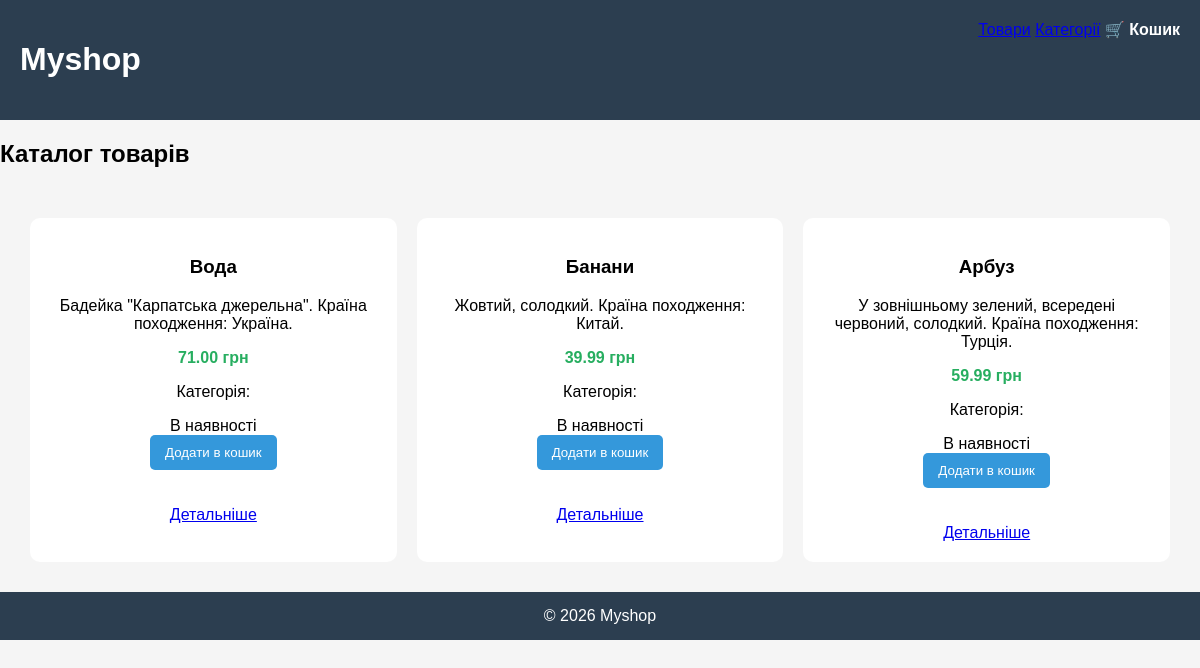
The app's page /, older data.
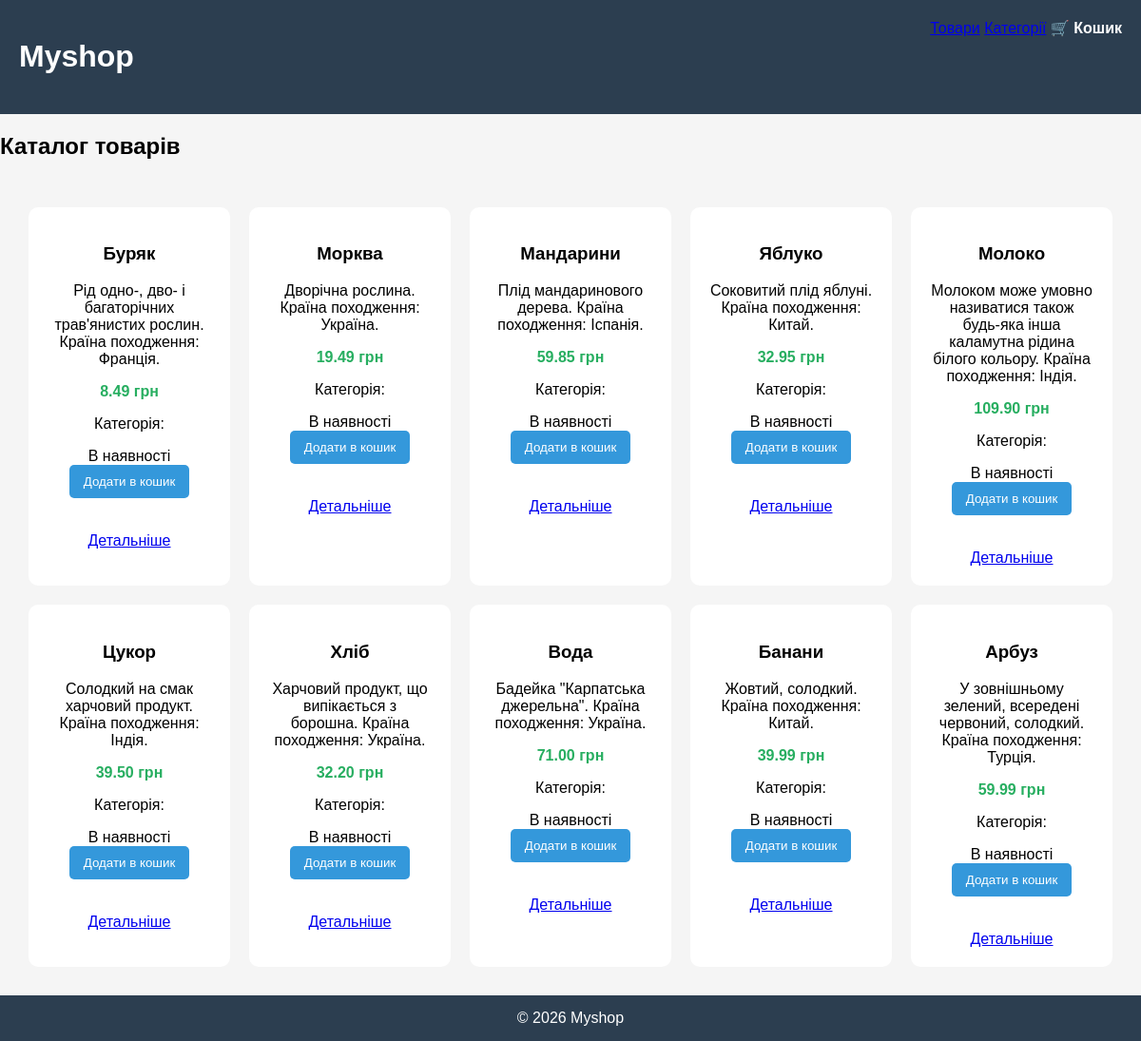
The same page, newer data.
### products/models.py (models this page shows, shortened)
class Product(models.Model):
    name = models.CharField(max_length=200, verbose_name="Назва товару")
    category = models.ForeignKey(
        Category,
        on_delete=models.CASCADE,
        null = True,
        blank = True,
        verbose_name="Категорія"
    )
    description = models.TextField(verbose_name="Опис")
    price = models.DecimalField(max_digits=10, decimal_places=2, verbose_name="Ціна")
    in_stock = models.BooleanField(default=True, verbose_name="В наявності")
    created_at = models.DateTimeField(auto_now_add=True, verbose_name="Дата створення")
    class Meta:
        verbose_name = "Товар"
        verbose_name_plural = "Товари"

### products/views.py (the view)
# urls.py: path('', views.index, name='home'),
def index(request):
    products = Product.objects.all().order_by("-created_at")
    return render(request, "index.html", {
        "products": products
    })

### templates/index.html (shortened to what this page needs)
{% extends "base.html" %}
{% block content %}
<h2>Каталог товарів</h2>
<section class="catalog">
{% for product in products %}
<div class="product">
    <h3>{{ product.name }}</h3>
    <p>{{ product.description }}</p>
    <p class="price">{{ product.price }} грн</p>
    <p>
        Категорія: {{ product.category.name }}
    </p>
    {% if product.in_stock %}
        <span class="in-stock">В наявності</span>
        <form action="{% url 'add_to_cart' product.id %}" method="post">
            <button type="submit">Додати в кошик</button>
        </form>
    {% else %}
        <span class="out-stock">Немає в наявності</span>
    {% endif %}
    <br><br>
    <a href="{% url 'product_detail' product.id %}">
        Детальніше
    </a>
</div>
{% endfor %}
</section>
{% endblock %}

### templates/base.html (shortened to what this page needs)
{% load static %}
<!DOCTYPE html>
<html lang="uk">
<head>
    <link rel="stylesheet" href="{% static 'css/style.css' %}">
</head>
<body>
{% include "header.html" %}
<main>
    {% block content %}
    {% endblock %}
</main>
{% include "footer.html" %}
</body>
</html>

### templates/header.html (shortened to what this page needs)
<header class="header">
<h1>Myshop</h1>
<nav>
<a href="/">Товари</a>
<a href="/categories/">Категорії</a>
<a href="/cart/" class="cart-icon">
    🛒 Кошик
</a>
</nav>
</header>

### templates/footer.html
<footer class="footer">
    © 2026 Myshop
</footer>

### static/css/style.css (style rules this page uses)
body { margin:0; font-family: Arial; background:#f5f5f5; }
.header { background:#2c3e50; color:white; padding:20px; display:flex; justify-content:space-between; }
.catalog { display:grid; grid-template-columns:repeat(auto-fit, minmax(200px,1fr)); gap:20px; padding:30px; }
.product { background:white; padding:20px; border-radius:10px; text-align:center; }
.price { display:block; margin:10px 0; font-weight:bold; color:#27ae60; }
button { padding:10px 15px; background:#3498db; border:none; color:white; border-radius:5px; cursor:pointer; }
.footer { background:#2c3e50; color:white; text-align:center; padding:15px; }
.cart-icon { position: relative; color: white; text-decoration: none; font-weight: bold; }

Row changes from the older to the newer data that the page shows:
added Product: name "Буряк", description "Рід одно-, дво- і багаторічних трав'янистих рослин. Країна походження: Франція.", price "8.49", in_stock "В наявності"
added Product: name "Морква", description "Дворічна рослина. Країна походження: Україна.", price "19.49", in_stock "В наявності"
added Product: name "Мандарини", description "Плід мандаринового дерева. Країна походження: Іспанія.", price "59.85", in_stock "В наявності"
added Product: name "Яблуко", description "Соковитий плід яблуні. Країна походження: Китай.", price "32.95", in_stock "В наявності"
added Product: name "Молоко", description "Молоком може умовно називатися також будь-яка інша каламутна рідина білого кольору. Країна походження: Індія.", price "109.90", in_stock "В наявності"
added Product: name "Цукор", description "Солодкий на смак харчовий продукт. Країна походження: Індія.", price "39.50", in_stock "В наявності"
added Product: name "Хліб", description "Харчовий продукт, що випікається з борошна. Країна походження: Україна.", price "32.20", in_stock "В наявності"
